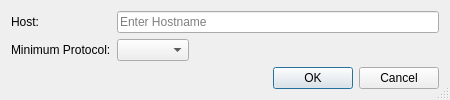
<?xml version="1.0" encoding="UTF-8"?>
<ui version="4.0">
 <class>HgUserConfigHostMinimumProtocolDialog</class>
 <widget class="QDialog" name="HgUserConfigHostMinimumProtocolDialog">
  <property name="geometry">
   <rect>
    <x>0</x>
    <y>0</y>
    <width>450</width>
    <height>95</height>
   </rect>
  </property>
  <property name="windowTitle">
   <string>Minimum Protocol</string>
  </property>
  <property name="sizeGripEnabled">
   <bool>true</bool>
  </property>
  <layout class="QGridLayout" name="gridLayout">
   <item row="0" column="0">
    <widget class="QLabel" name="label">
     <property name="text">
      <string>Host:</string>
     </property>
    </widget>
   </item>
   <item row="0" column="1">
    <widget class="E5ClearableLineEdit" name="hostEdit">
     <property name="toolTip">
      <string>Enter the host name</string>
     </property>
     <property name="placeholderText">
      <string>Enter Hostname</string>
     </property>
    </widget>
   </item>
   <item row="1" column="0">
    <widget class="QLabel" name="hashLabel">
     <property name="text">
      <string>Minimum Protocol:</string>
     </property>
    </widget>
   </item>
   <item row="1" column="1">
    <layout class="QHBoxLayout" name="horizontalLayout">
     <item>
      <widget class="QComboBox" name="minimumProtocolComboBox">
       <property name="currentText">
        <string notr="true"/>
       </property>
      </widget>
     </item>
     <item>
      <spacer name="horizontalSpacer">
       <property name="orientation">
        <enum>Qt::Horizontal</enum>
       </property>
       <property name="sizeHint" stdset="0">
        <size>
         <width>178</width>
         <height>20</height>
        </size>
       </property>
      </spacer>
     </item>
    </layout>
   </item>
   <item row="2" column="0" colspan="2">
    <widget class="QDialogButtonBox" name="buttonBox">
     <property name="orientation">
      <enum>Qt::Horizontal</enum>
     </property>
     <property name="standardButtons">
      <set>QDialogButtonBox::Cancel|QDialogButtonBox::Ok</set>
     </property>
    </widget>
   </item>
  </layout>
 </widget>
 <customwidgets>
  <customwidget>
   <class>E5ClearableLineEdit</class>
   <extends>QLineEdit</extends>
   <header>E5Gui/E5LineEdit.h</header>
  </customwidget>
 </customwidgets>
 <tabstops>
  <tabstop>hostEdit</tabstop>
  <tabstop>minimumProtocolComboBox</tabstop>
 </tabstops>
 <resources/>
 <connections>
  <connection>
   <sender>buttonBox</sender>
   <signal>accepted()</signal>
   <receiver>HgUserConfigHostMinimumProtocolDialog</receiver>
   <slot>accept()</slot>
   <hints>
    <hint type="sourcelabel">
     <x>248</x>
     <y>254</y>
    </hint>
    <hint type="destinationlabel">
     <x>157</x>
     <y>274</y>
    </hint>
   </hints>
  </connection>
  <connection>
   <sender>buttonBox</sender>
   <signal>rejected()</signal>
   <receiver>HgUserConfigHostMinimumProtocolDialog</receiver>
   <slot>reject()</slot>
   <hints>
    <hint type="sourcelabel">
     <x>316</x>
     <y>260</y>
    </hint>
    <hint type="destinationlabel">
     <x>286</x>
     <y>274</y>
    </hint>
   </hints>
  </connection>
 </connections>
</ui>
